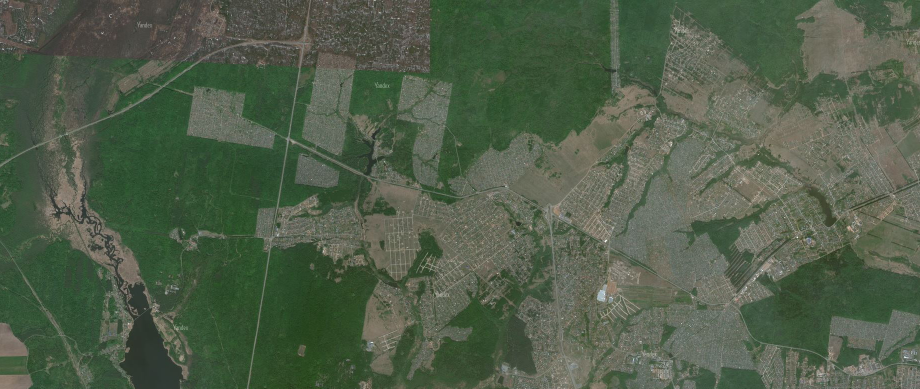
#> input picture photos/maps/yandex.jpg, 1840 x 777 px (shown at 1/2 size)
$ python algorithm.py
#> lines starting #> are read from the running program, lines starting #| are printed output that depends on the picture
# from turtle import width
from ctypes.wintypes import SHORT
import cv2
import numpy as np
import time, datetime
import random
from matplotlib import pyplot as plt
from scipy.signal import argrelextrema, find_peaks
from operator import itemgetter
from algorithm import *
import pandas as pd
import numpy as np
import glob
from tqdm import tqdm
from PIL import Image
from IPython.display import clear_output
from math import sin, cos, degrees, floor, sqrt
from asift import Timer, image_resize, init_feature, filter_matches, affine_detect
from multiprocessing.pool import ThreadPool
from skimage import data
from skimage import transform
from skimage.color import rgb2gray
from skimage.feature import match_descriptors, plot_matches, SIFT
from decimal import Decimal
from imageData import *

EXPERIMENT_COUNT = 30
IMAGE_1_PATH = 'photos/maps/yandex.jpg'
IMAGE_2_PATH = 'photos/pictures/g_cropped.jpg'
PIXELS_STEP = 51
MAP_SLICE = 501
SHAPE = 10


# [283 lines left out: functions use_cv_match_template, start_SIFT, start_A_SIFT, draw_vectors, add_elem_to_hist, count_metrics, not called in this run]


def count_ME(param_=[], counts=[], n=None, s=None):
    c = np.array([x/n for x in counts])
    return np.sum(param_ * c)


# [71 lines left out: functions extract_coords, show_result, not called in this run]


if __name__ == "__main__":
    init_time = time.time()

    # Load an color image in grayscale
    image1 = cv2.imread(IMAGE_1_PATH,0)
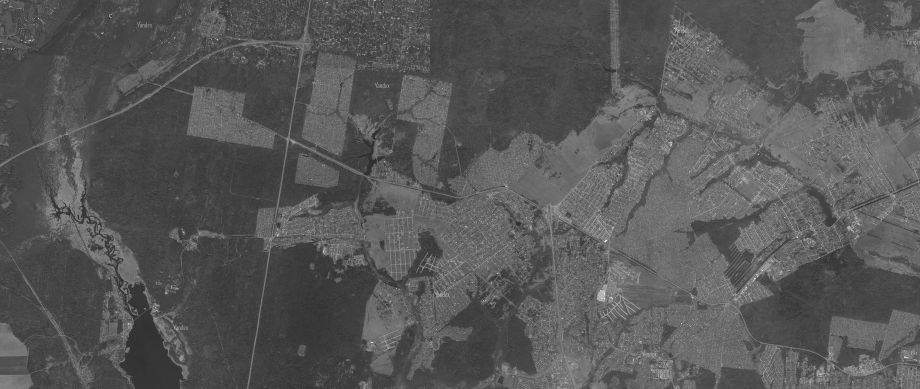
#> image1: shape (777, 1840) (shown at 1/2 size); min 22, max 255, mean 87.7
    image2 = cv2.imread(IMAGE_2_PATH,0)
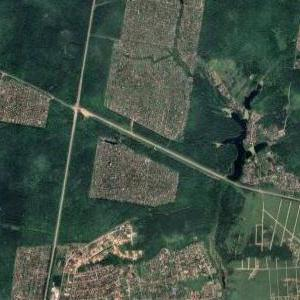
#> input picture photos/pictures/g_cropped.jpg, 300 x 300 px
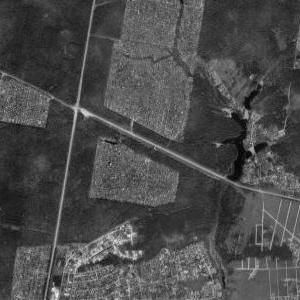
#> image2: shape (300, 300); min 0, max 245, mean 75.2

    # pixels = count_difference(image1, image2)
    # pixels = create_convolution(image1, image2, PIXELS_STEP)

    ''' meth = 'cv2.TM_CCOEFF', 'cv2.TM_CCOEFF_NORMED', 'cv2.TM_CCORR',
            'cv2.TM_CCORR_NORMED', 'cv2.TM_SQDIFF', 'cv2.TM_SQDIFF_NORMED'    '''
    method = eval('cv2.TM_CCOEFF')
#> (the run stopped early here; a loop or call above may not have finished)
